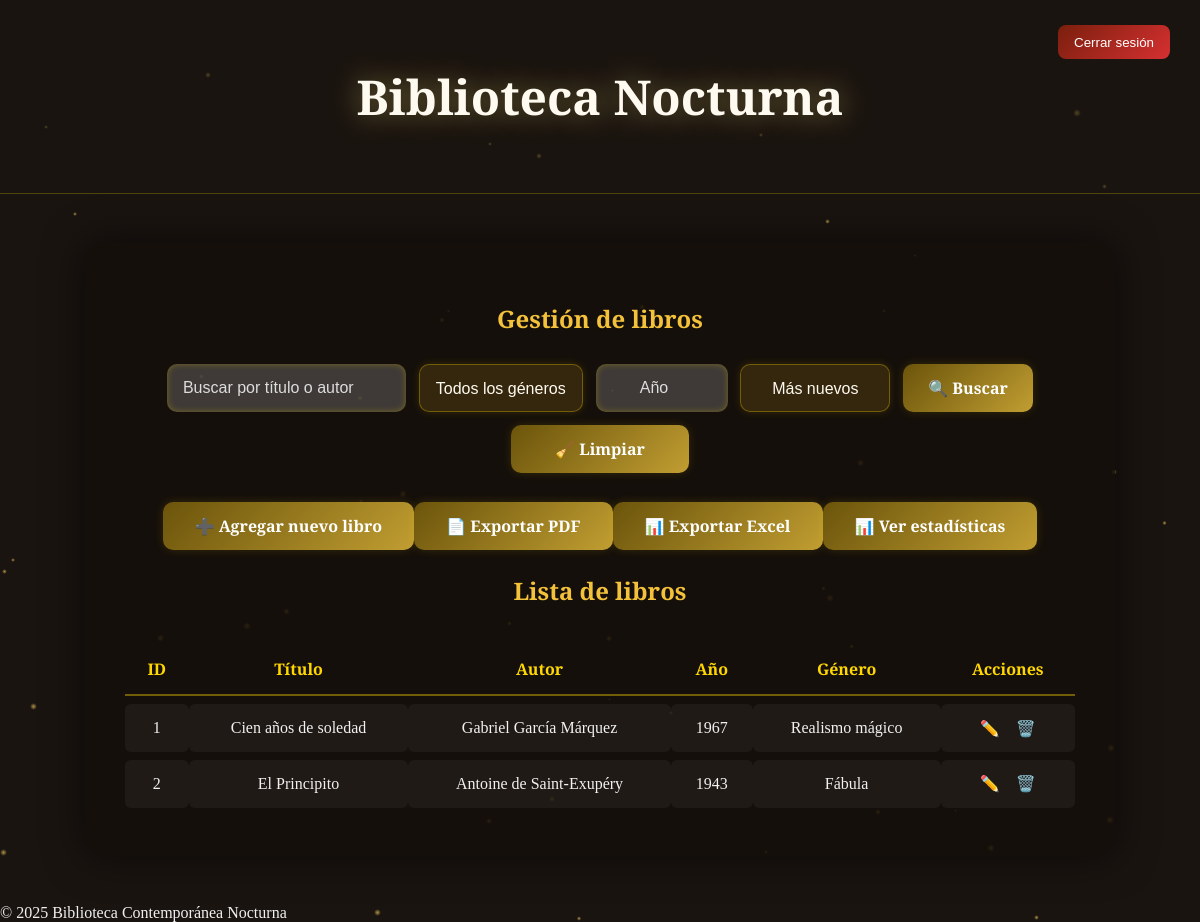
Page /panel.php (signed in) on the earlier database version.
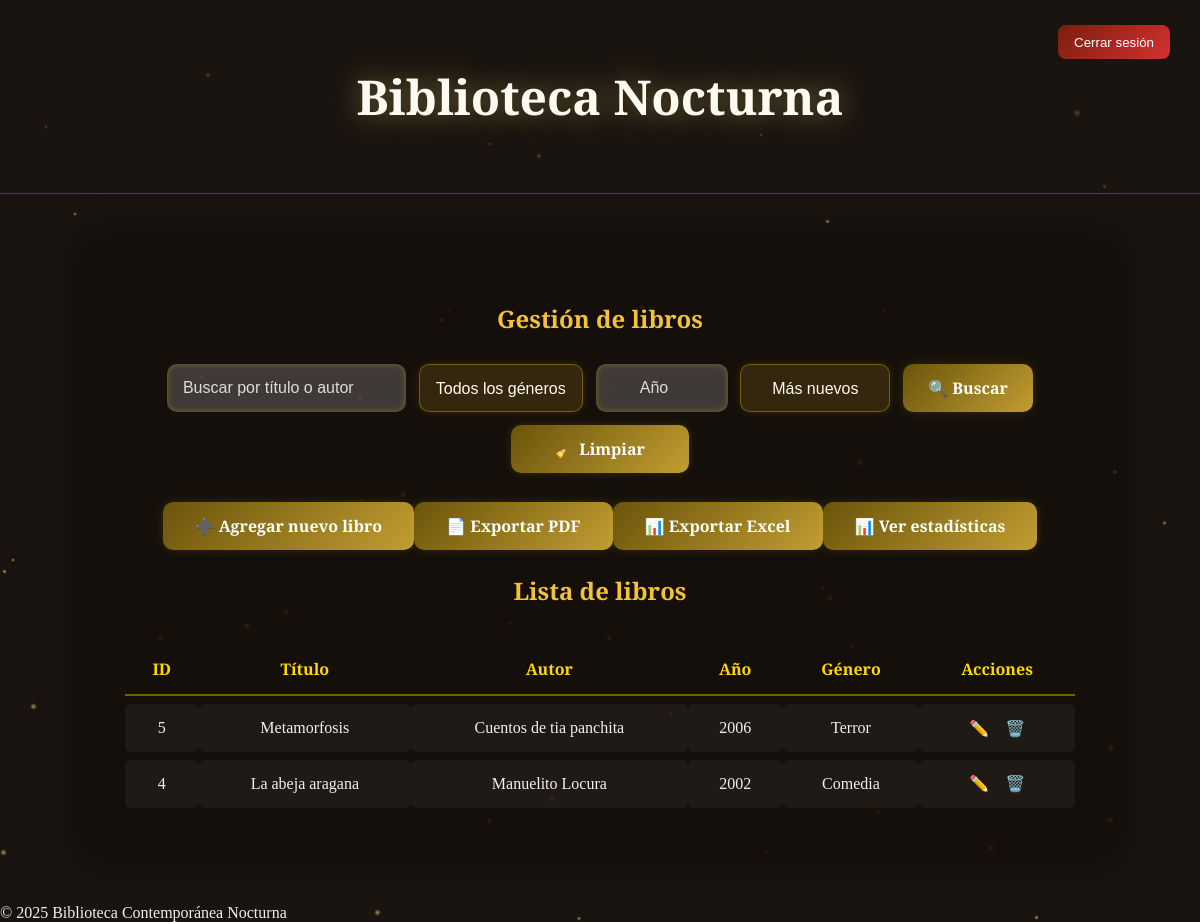
Same page on the later database version.
### tables this page shows
CREATE TABLE books (
            id INTEGER PRIMARY KEY AUTOINCREMENT,
            title TEXT NOT NULL,
            author TEXT NOT NULL,
            year INTEGER,
            genre TEXT,
            created_at DATETIME DEFAULT CURRENT_TIMESTAMP
        );

### models/Book.php (called while the page is built, shortened)
<?php
class Book {
    private $db;
    public function __construct($dbPath = 'db/biblioteca.db') {
        try {
            $this->db = new PDO('sqlite:' . $dbPath);
            $this->db->setAttribute(PDO::ATTR_ERRMODE, PDO::ERRMODE_EXCEPTION);
        } catch (PDOException $e) {
            die("❌ Error de conexión: " . $e->getMessage());
        }
    }
    public function getBooks($search = '', $genre = '', $year = '', $order = 'desc') {
        $query = "SELECT * FROM books WHERE 1";
        $params = [];
        $order = ($order === 'asc') ? 'ASC' : 'DESC';
        $query .= " ORDER BY year $order, id $order";
        $stmt = $this->db->prepare($query);
        $stmt->execute($params);
        return $stmt->fetchAll(PDO::FETCH_ASSOC);
    }
}
?>

### panel.php (the view, shortened to what this page needs)
<?php
require_once 'models/Book.php';
$book = new Book();
$searchTerm = $_GET['buscar'] ?? '';
$genre = $_GET['genre'] ?? '';
$year = $_GET['year'] ?? '';
$order = $_GET['order'] ?? 'desc';
$result = $book->getBooks($searchTerm, $genre, $year, $order);
?>
<!DOCTYPE html>
<html lang="es">
<head>
<link rel="stylesheet" href="css/panel.css">
</head>
<body>
<div id="particles"></div>
<header>
  <h1>Biblioteca Nocturna</h1>
  <form method="POST" action="logout.php">
    <button class="logout">Cerrar sesión</button>
  </form>
</header>
<div class="container">
  <h2>Gestión de libros</h2>
  <form class="search-bar" method="GET" action="">
    <input type="text" name="buscar" placeholder="Buscar por título o autor"
           value="<?= htmlspecialchars($searchTerm) ?>">
    <select name="genre" class="select-filter">
      <option value="">Todos los géneros</option>
    </select>
    <input type="number" name="year" placeholder="Año" min="0"
           value="<?= htmlspecialchars($year) ?>" class="input-year">
    <select name="order" class="select-filter">
      <option value="desc" <?= ($order === 'desc') ? 'selected' : '' ?>>Más nuevos</option>
    </select>
    <button type="submit" class="btn-golden">🔍 Buscar</button>
    <a href="panel.php" class="btn-golden">🧹 Limpiar</a>
  </form>
  <div class="add-btn">
    <a href="add.php" class="btn-golden">➕ Agregar nuevo libro</a>
	<a href="export.php?type=pdf&<?= http_build_query($_GET) ?>" class="btn-golden">📄 Exportar PDF</a>
	<a href="export.php?type=excel&<?= http_build_query($_GET) ?>" class="btn-golden">📊 Exportar Excel</a>
	<a href="stats.php" class="btn-golden">📊 Ver estadísticas</a>
  </div>
  <h2>Lista de libros</h2>
  <table>
    <tr><th>ID</th><th>Título</th><th>Autor</th><th>Año</th><th>Género</th><th>Acciones</th></tr>
    <?php if(!$result): ?>
      <tr><td colspan="6">No hay resultados.</td></tr>
    <?php else: foreach($result as $row): ?>
      <tr>
        <td><?=$row['id']?></td>
        <td><?=htmlspecialchars($row['title'])?></td>
        <td><?=htmlspecialchars($row['author'])?></td>
        <td><?=htmlspecialchars($row['year'])?></td>
        <td><?=htmlspecialchars($row['genre'])?></td>
        <td>
		  <a class="action" href="edit.php?id=<?=$row['id']?>">✏️</a>
		  <a class="action delete-btn"
			 data-id="<?=$row['id']?>"
			 data-title="<?=htmlspecialchars($row['title'])?>"
			 href="#">🗑️</a>
		</td>
      </tr>
    <?php endforeach; endif;?>
  </table>
</div>
<footer>© 2025 Biblioteca Contemporánea Nocturna</footer>
</body>
</html>

### css/panel.css (style rules this page uses)
body { margin: 0; font-family: "Playfair Display", serif; background: url('https://images.unsplash.com/photo-1524995997946-a1c2e315a42f') center/cover fixed no-repeat; background-blend-mode: multiply; background-color: #1a1410; color: #f1f1f1; overflow-x: hidden; }
header { text-align: center; padding: 2rem; background: rgba(25, 20, 15, 0.6); border-bottom: 1px solid rgba(255, 215, 0, 0.25); position: relative; z-index: 2; }
h1 { font-family: "Cinzel Decorative", serif; font-size: 3rem; color: #fffaf0; text-shadow: 0 0 30px rgba(255, 223, 120, 0.45); }
.logout { position: absolute; right: 30px; top: 25px; background: linear-gradient(135deg, #7a1f0d, #d63031); color: #fff; border: none; border-radius: 8px; padding: 0.6rem 1rem; cursor: pointer; z-index: 3; }
.container { max-width: 950px; margin: 3rem auto; background: rgba(20, 15, 10, 0.85); border-radius: 20px; padding: 2.5rem; box-shadow: 0 0 40px rgba(0, 0, 0, 0.6); position: relative; z-index: 2; }
h2 { color: #f3c13a; text-align: center; margin-bottom: 1.8rem; }
.search-bar { display: flex; justify-content: center; align-items: center; gap: 0.8rem; flex-wrap: wrap; margin-bottom: 1.8rem; }
.search-bar input, .search-bar select { height: 48px; border: none; border-radius: 10px; padding: 0 1rem; font-size: 1rem; color: #fffaf0; background: rgba(255, 255, 255, 0.18); box-shadow: inset 0 0 6px rgba(255, 215, 0, 0.3); transition: all 0.3s ease; }
.search-bar input::placeholder { color: #ddd; }
.search-bar select { border: 1px solid rgba(255, 215, 0, 0.3); background: rgba(60, 45, 15, 0.85); color: #fffaf0; box-shadow: 0 0 8px rgba(255, 215, 0, 0.15); appearance: none; cursor: pointer; }
.search-bar select option { background-color: #2c2215; color: #fffaf0; font-family: "Playfair Display", serif; }
.search-bar .input-year { width: 100px; text-align: center; }
.search-bar .select-filter { min-width: 150px; text-align: center; }
.btn-golden { height: 48px; min-width: 130px; display: inline-flex; align-items: center; justify-content: center; gap: 0.4rem; padding: 0 1.5rem; font-family: "Playfair Display", serif; font-size: 1rem; font-weight: 600; color: #fff; background: linear-gradient(135deg, #6b540b, #c19e32); border: none; border-radius: 10px; text-decoration: none; cursor: pointer; box-shadow: 0 0 10px rgba(255, 215, 0, 0.15); transition: all 0.3s ease; }
.add-btn { display: flex; justify-content: center; margin-bottom: 1.5rem; }
.add-btn a { height: 48px; padding: 0 2rem; }
table { width: 100%; border-collapse: separate; border-spacing: 0 8px; }
th, td { text-align: center; padding: 0.9rem; }
th { color: #ffd700; border-bottom: 2px solid rgba(255, 215, 0, 0.4); }
td { background: rgba(255, 255, 255, 0.05); border-radius: 6px; }
a.action { color: #ffd700; text-decoration: none; margin: 0 6px; }
#particles { position: fixed; top: 0; left: 0; width: 100%; height: 100%; z-index: 0; pointer-events: none; overflow: hidden; }

Differences in the rows shown:
removed books: id "1", title "Cien años de soledad", author "Gabriel García Márquez", year "1967", genre "Realismo mágico"
removed books: id "2", title "El Principito", author "Antoine de Saint-Exupéry", year "1943", genre "Fábula"
added books: id "5", title "Metamorfosis", author "Cuentos de tia panchita", year "2006", genre "Terror"
added books: id "4", title "La abeja aragana", author "Manuelito Locura", year "2002", genre "Comedia"
